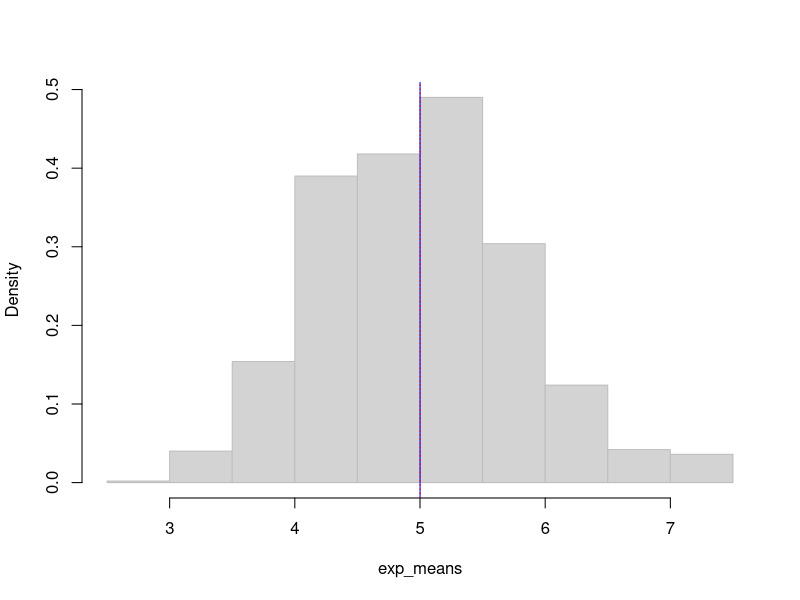
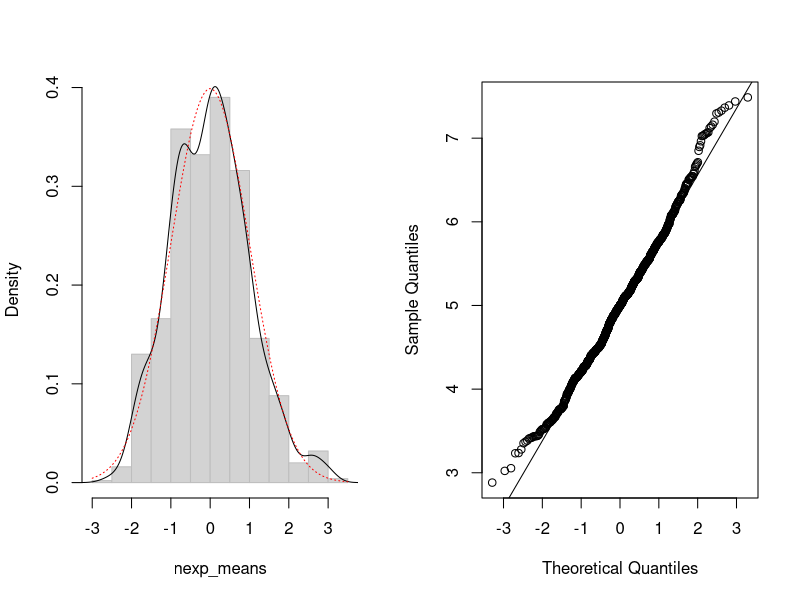

Reproduce these figures in R, in order.
## ---- chunk 1
lambda = 0.2
n = 40
nsim = 1000
tmean <- 1/lambda
tsd <- (1/lambda)/sqrt(n)
tvar <- tsd^2
#rexp(n, lambda)
set.seed(45356)
sim <- matrix(rexp(nsim*n, lambda), ncol = n) 
#sim <- replicate(nsim,rexp(n,lambda))
exp_means <- rowMeans(sim)
mean <- mean(exp_means)
sd <- sd(exp_means)
var <- var(exp_means)
## ---- chunk 2
mean
tmean
var
tvar
hist(exp_means, freq = FALSE, col = "light grey", border = "grey", main = NULL)
abline(v = mean, col = 'blue')
abline(v = tmean, col = 'red', lty = 3)
## ---- chunk 3
nexp_means <- scale(exp_means)
par(mfrow=c(1,2))
hist(nexp_means, freq = FALSE, col = "light grey", border = "grey", main = NULL)
lines(density(nexp_means))
curve(dnorm(x), col='red', lty = 3, add = TRUE)
qqnorm(exp_means, main="")
qqline(exp_means)
## ---- chunk 4
mean + c(-1,1)*qnorm(0.975)*sqrt(var)/sqrt(length(exp_means))
tmean + c(-1,1)*qnorm(0.975)*sqrt(tvar)/sqrt(nsim)
mean + c(-1,1)*qnorm(0.975)*sqrt(var)/sqrt(n)
tmean + c(-1,1)*qnorm(0.975)*sqrt(tvar)/sqrt(n)
## ---- chunk 5
ci <- data.frame("low" = NULL,'high' = NULL)
for(i in 1:nsim){
    ci[i,"low"]<- mean(sim[i,])-1.96*sd(sim[i,])/sqrt(n)
    ci[i,"high"]<- mean(sim[i,])+1.96*sd(sim[i,])/sqrt(n)
    }

coverage <- mean(ci$low < tmean & tmean < ci$high)
coverage
